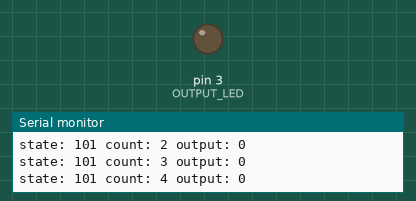
Simulated run of this sketch. Board: Arduino Nano, built with avr-gcc and run on an emulated ATmega328P. Parts: output pins drawn as LEDs (lit = HIGH), the last lines printed to the serial monitor.

Above: at 6.0 s.
At 11.5 s:
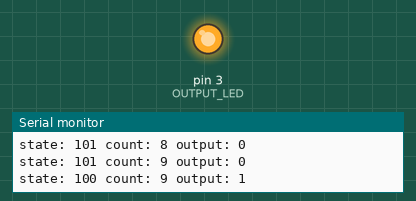
Timing chart, 0 to 15.3 s (numbered marks = the images above):
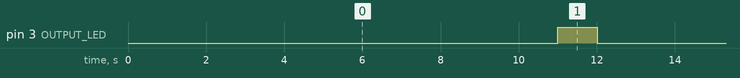

Measured:
- by itself, pin 3 (OUTPUT_LED): alternates HIGH for 1.0 s and LOW for 10.0 s

The sketch:

nano-fsm-extended.ino
```cpp
#define ON    100
#define OFF   101
#define OUTPUT_LED 3
int state = ON;
int count = 0;
int output = 1;

void setup() {
  // initialize digital pin LED_BUILTIN as an output.
  pinMode(OUTPUT_LED, OUTPUT);
  Serial.begin(115200);

  fsm_init(&state, &output, &count);
  Serial.print("state: ");
  Serial.print(state);
  Serial.print(" count: ");
  Serial.print(count);
  Serial.print(" output: ");
  Serial.print( output);
  Serial.println();

  delay(1000);
}

void fsm_init(int  *state, int *output, int *count) {
  state = ON;
  *output = 1;
  *count = 0;
}
void fsm(int  *state, int *output, int *count) {
  switch (*state) {
    case ON: {
        *state = OFF;
        *output = 0;
        *count = 0;
        break;
      }
    case OFF: {
        if (*count == 9) {
          *state = ON;
          *output = 1;
          *count++;
        } else {
          *state = OFF;
          *output = 0;
          *count = *count + 1;
        }
        break;
      }
  }
}

void loop() {

  fsm(&state, &output, &count);
  if (output == 1) {
    digitalWrite(OUTPUT_LED, HIGH);
  } else {
    digitalWrite(OUTPUT_LED, LOW);
  }
  Serial.print("state: ");
  Serial.print(state);
  Serial.print(" count: ");
  Serial.print(count);
  Serial.print(" output: ");
  Serial.print( output);
  Serial.println();

  delay(1000);                       // wait for 1 second
}
```
